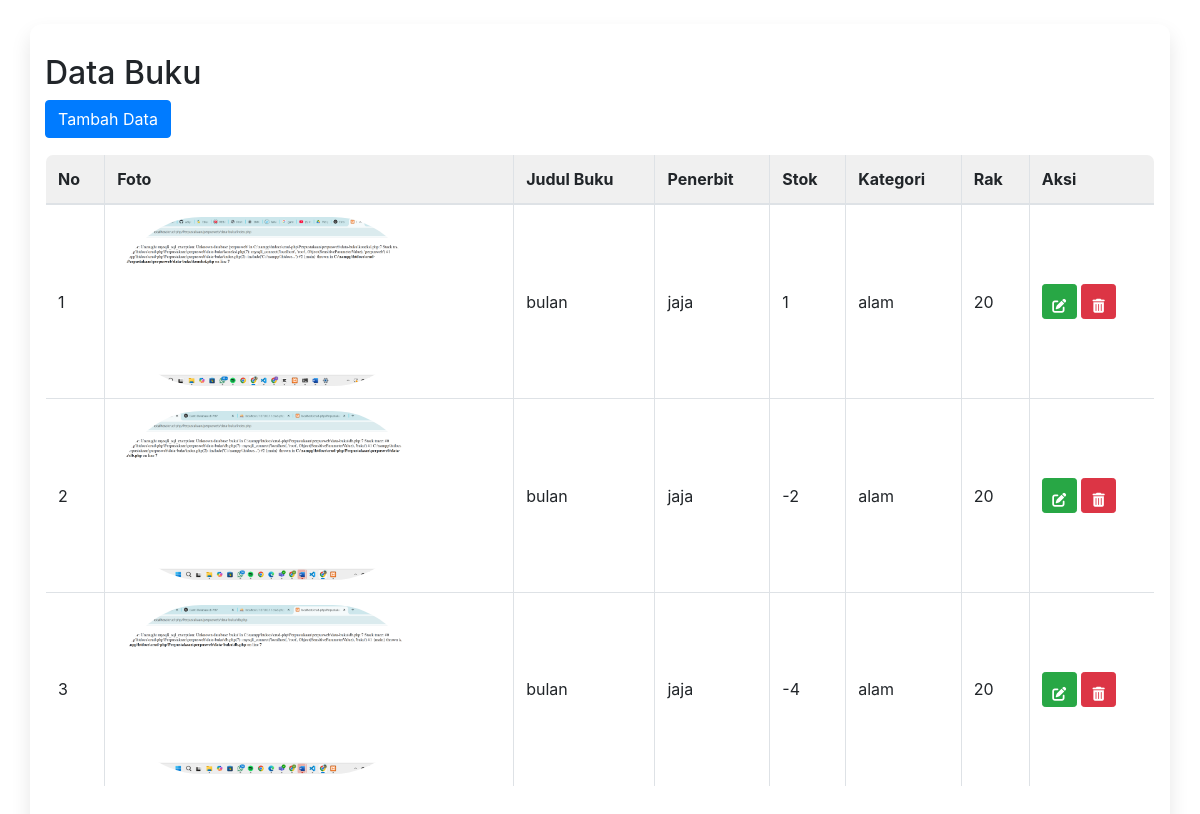
The app's page /data-buku/index.php with its own data.
### tables this page shows
CREATE TABLE `buku` (
  `id_buku` int(11) NOT NULL,
  `judul` varchar(255) NOT NULL,
  `penerbit` varchar(255) NOT NULL,
  `stok` int(11) NOT NULL,
  `kategori` varchar(100) NOT NULL,
  `rak` varchar(50) NOT NULL,
  `foto` varchar(255) NOT NULL
);

### data-buku/index.php (the view, shortened to what this page needs)
<?php
include 'db.php';
$query = mysqli_query($koneksi, "SELECT * FROM buku");
?>
<!DOCTYPE html>
<html>
<head>
    <link rel="stylesheet" href="style3.css">
    <link rel="stylesheet" href="https://stackpath.bootstrapcdn.com/bootstrap/4.5.2/css/bootstrap.min.css">
    <link rel="stylesheet" href="https://cdnjs.cloudflare.com/ajax/libs/font-awesome/6.4.0/css/all.min.css">
</head>
<body>
<div class="container mt-4">
    <h2>Data Buku</h2>
    <a href="tambah_buku.php" class="btn btn-primary mb-3">Tambah Data</a>
    <table class="table table-bordered">
        <thead>
            <tr>
                <th>No</th>
                <th>Foto</th>
                <th>Judul Buku</th>
                <th>Penerbit</th>
                <th>Stok</th>
                <th>Kategori</th>
                <th>Rak</th>
                <th>Aksi</th>
            </tr>
        </thead>
        <tbody>
            <?php
            $no = 1;
            while ($row = mysqli_fetch_assoc($query)) {
            ?>
            <tr>
                <td><?= $no++ ?></td>
                <td>
                    <?php if (!empty($row['foto']) && file_exists('images/' . $row['foto'])): ?>
                                <img src="images/<?= $row['foto'] ?>" class="foto-buku">
                    <?php else: ?>
                                Tidak ada foto
                    <?php endif; ?>
                </td>
                <td><?= $row['judul'] ?></td>
                <td><?= $row['penerbit'] ?></td>
                <td><?= $row['stok'] ?></td>
                <td><?= $row['kategori'] ?></td>
                <td><?= $row['rak'] ?></td>
                <td>
    <a href="edit_buku.php?id=<?= $row['id_buku'] ?>" class="btn btn-success btn-sm">
        <i class="fas fa-edit" style="color:white;"></i>
    </a>
    <a href="hapus_buku.php?id=<?= $row['id_buku'] ?>" class="btn btn-danger btn-sm" onclick="return confirm('Yakin hapus?')">
        <i class="fas fa-trash-alt" style="color:white;"></i>
    </a>
</td>
            </tr>
            <?php } ?>
        </tbody>
    </table>
</div>
</body>
</html>

### data-buku/style3.css (style rules this page uses)
body { background: #f5f7fa; font-family: 'Segoe UI', Tahoma, Geneva, Verdana, sans-serif; }
.container { background: white; padding: 30px; border-radius: 12px; box-shadow: 0 10px 20px rgba(0,0,0,0.1); margin-top: 50px; }
h2 { margin-bottom: 20px; font-weight: 600; }
.btn-primary { background-color: #2f80ed; border: none; border-radius: 8px; padding: 8px 16px; }
.btn-success { background-color: #27ae60; border: none; border-radius: 50%; width: 35px; height: 35px; padding: 0; text-align: center; }
.btn-success i { line-height: 35px; }
.btn-danger { background-color: #e74c3c; border: none; border-radius: 50%; width: 35px; height: 35px; padding: 0; text-align: center; }
.btn-danger i { line-height: 35px; }
.btn-sm { font-size: 0; display: inline-flex; justify-content: center; align-items: center; }
.table { border-radius: 8px; overflow: hidden; background-color: white; }
.table thead { background-color: #f0f0f0; font-weight: bold; }
.table th, .table td { vertical-align: middle !important; }
.foto-buku { width: 300px; height: auto; border-radius: 300px; object-fit: cover; -webkit-border-radius: 300px; -moz-border-radius: 300px; -ms-border-radius: 300px; -o-border-radius: 300px; }

### records on screen
buku: foto (picture), judul "bulan", penerbit "jaja", stok "1", kategori "alam", rak "20"
buku: foto (picture), judul "bulan", penerbit "jaja", stok "-2", kategori "alam", rak "20"
buku: foto (picture), judul "bulan", penerbit "jaja", stok "-4", kategori "alam", rak "20"
